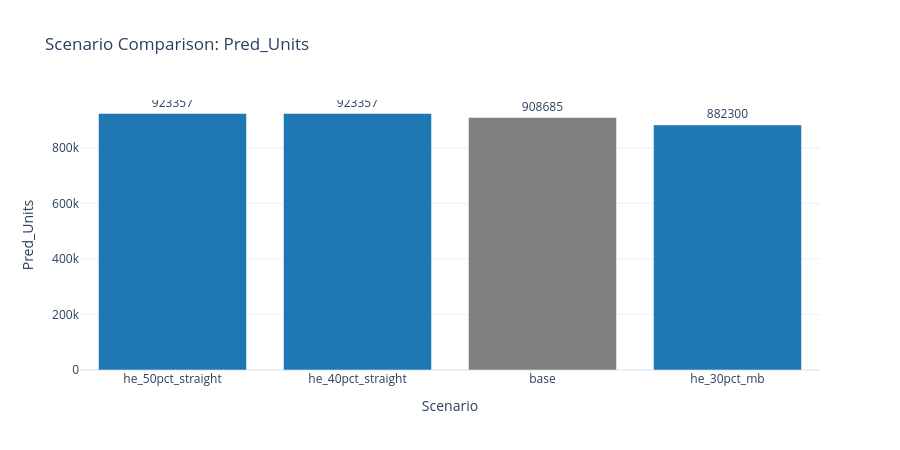

This figure's notebook cell:
### Code cell
# \u2500\u2500 Step 8: Visualize \u2014 single metric bar chart \u2500\u2500\u2500\u2500\u2500\u2500\u2500\u2500\u2500\u2500\u2500\u2500\u2500\u2500\u2500\u2500\u2500\u2500\u2500\u2500\u2500\u2500\u2500\u2500\u2500
fig1 = plot_scenario_comparison(store, "scored", metric="Pred_Units")
fig1.show()

### Figure 1 — Plotly figure (JSON) as saved in the notebook; plotly's stock layout.template omitted (floating-point values rounded to 4 significant figures)
{"data": [{"marker": {"color": ["#1f77b4", "#1f77b4", "#7f7f7f", "#1f77b4"]}, "text": [923400.0, 923400.0, 908700.0, 882300.0], "textposition": "outside", "type": "bar", "x": ["he_50pct_straight", "he_40pct_straight", "base", "he_30pct_mb"], "y": [923357, 923357, 908685, 882300]}], "layout": {"height": 450, "title": {"text": "Scenario Comparison: Pred_Units"}, "xaxis": {"title": {"text": "Scenario"}}, "yaxis": {"title": {"text": "Pred_Units"}}}}
